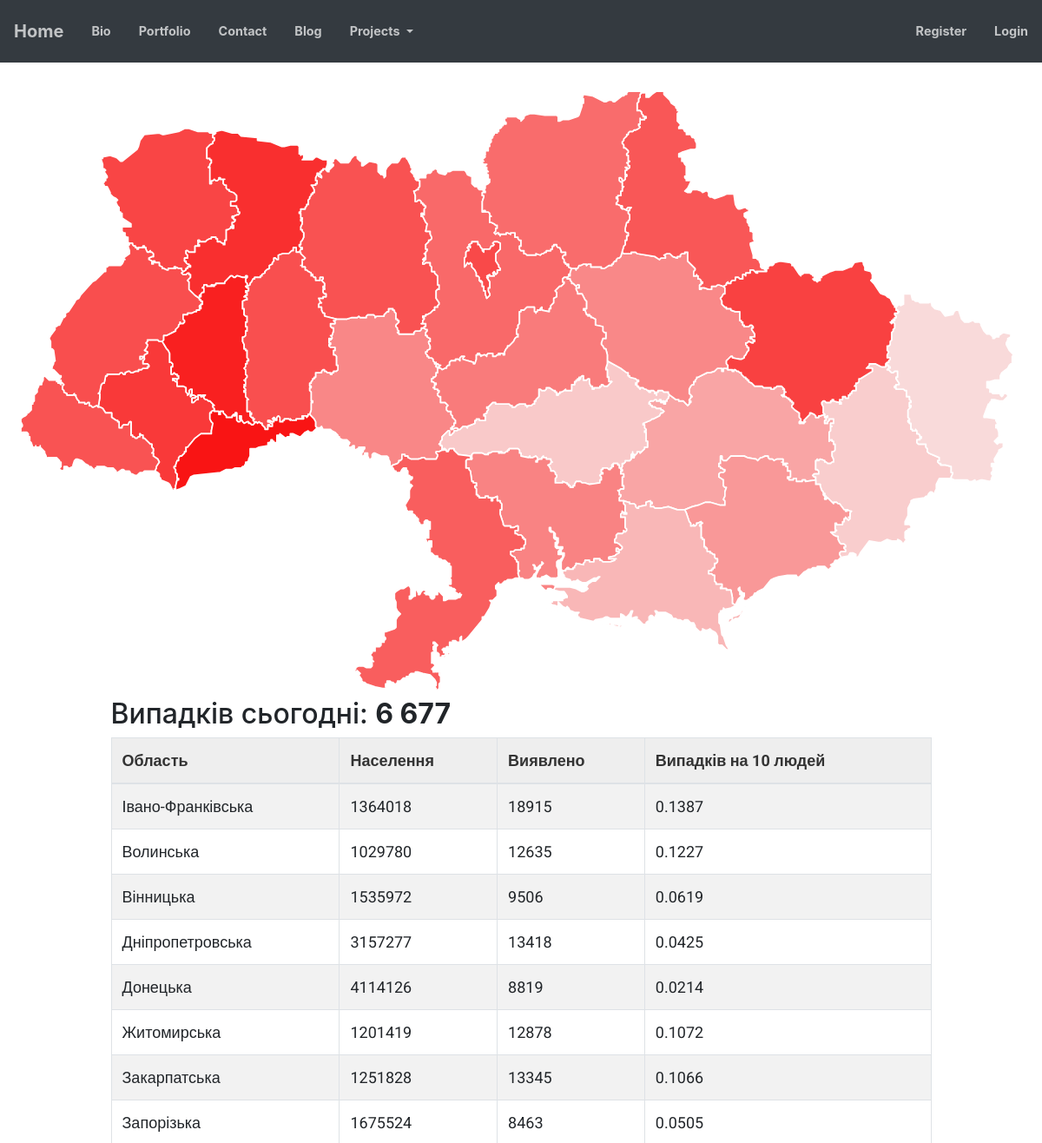
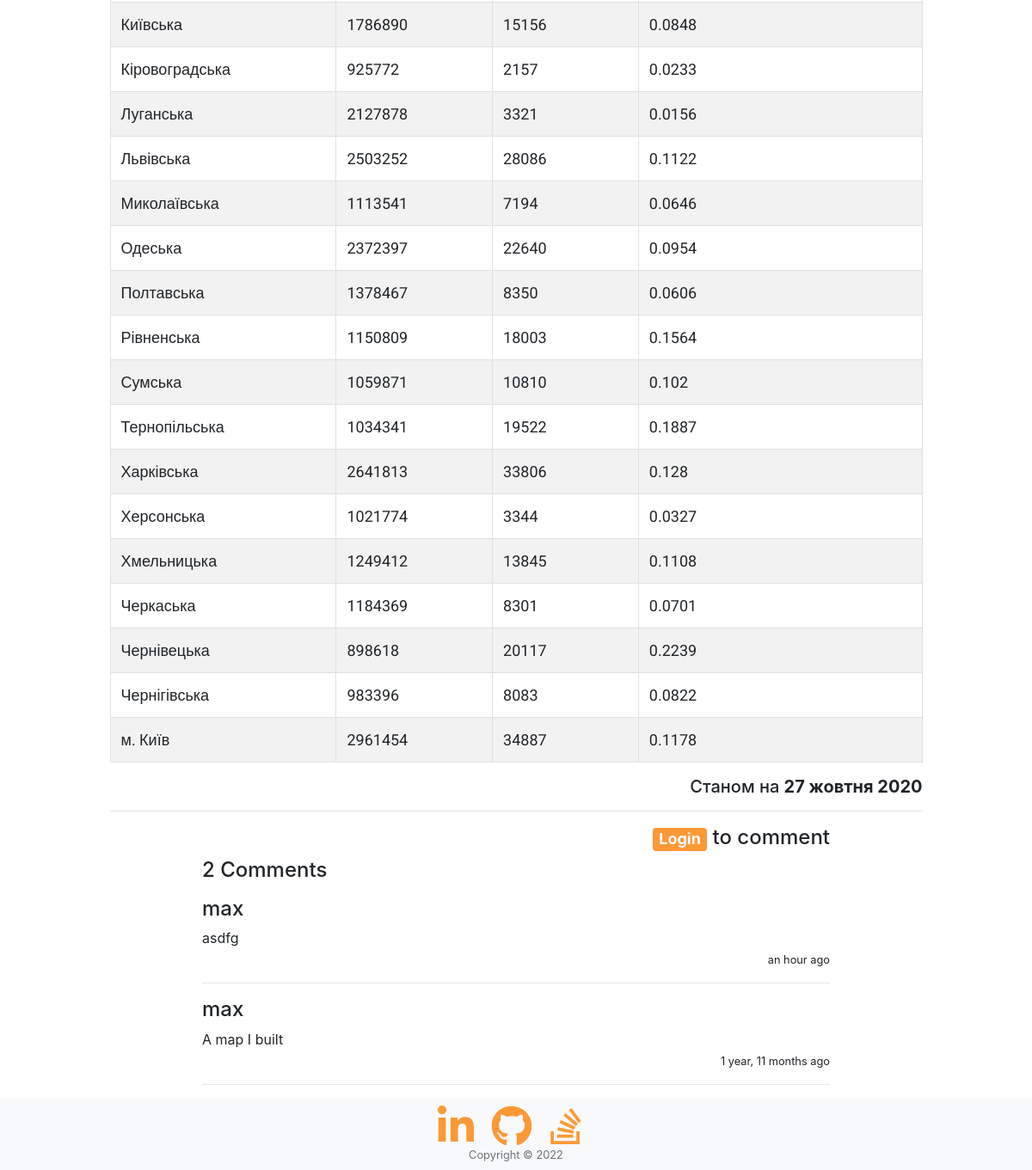
/projects/map, run on the app's committed database (2 pictures, top to bottom).
### projects/models/map.py (models this page shows, shortened)
class Utility(models.Model):
    title = models.CharField(max_length=100)
    value = models.CharField(max_length=20)

class CasesToday(models.Model):
    region = models.ForeignKey('Population', on_delete=models.CASCADE, null=True)
    cases = models.IntegerField()
    indx = models.FloatField(null=True)
    color = models.FloatField(null=True)

class Population(models.Model):
    region = models.CharField(max_length=100)
    population = models.IntegerField()

class MapComment(models.Model):
    text = models.TextField(
        validators=[MinLengthValidator(3, "Comment must be greater than 3 characters")]
    )
    owner = models.ForeignKey(settings.AUTH_USER_MODEL, on_delete=models.CASCADE)
    created_at = models.DateTimeField(auto_now_add=True)
    updated_at = models.DateTimeField(auto_now=True)

### projects/views.py (the view)
# urls.py: path('map', views.MapView.as_view(), name='map'),
class MapView(OwnerDetailView):
    model = Map
    template_name = "map/map.html"
    def get(self, request, *args, **kwargs):
        comments = MapComment.objects.all().order_by('-updated_at')
        comment_form = CommentForm()
        population = Population.objects.all()
        casestoday = CasesToday.objects.all()
        util = Utility.objects.all()
        map = Map.objects.all()
        context = {
            'comments': comments,
            'comment_count': len(comments),
            'comment_form': comment_form,
            'population': population,
            'cases': casestoday,
            'util': util,
            'map': map,
            'comment_create_link': 'projects:map_comment_create',
            'comment_delete_link': 'projects:map_comment_delete',
            'login_redirect_link': 'projects:map',
        }
        return render(request, self.template_name, context)

### home/context_processors.py (called while the page is built)
def settings(request):
    return {
        'settings': django_settings,
    }

### home/templates/map/map.html (shortened to what this page needs)
{% extends "project.html" %}
{% load humanize %}
{% block content %}
<div class="main">
    <div class="svg-container">
        <svg viewBox="0 0 700 410">
            {% for region in map %}
            <path
                comment="{{ region.region.region }}"
                stroke="#ffffff"
                stroke-opacity="NaN"
                stroke-width="1"
                stroke-linecap="round"
                stroke-linejoin="round"
                fill="rgb(249, {{ region.cases.color }}, {{ region.cases.color }})"
                d="{{ region.data }}"
            ></path>
            {% endfor %}
        </svg>
    </div>
    <div class="data">
        <div class="row">
            <div class="col"></div>
            <div class="col-xs-auto col-lg-10">
                <h2>Випадків сьогодні: <b>{{ util.1.value }}</b></h2>
                <table class="table table-striped table-bordered">
                    <thead>
                        <tr>
                            <th>
                                <span>Область</span>
                            </th>
                            <th>
                                <span>Населення</span>
                            </th>
                            <th>
                                <span>Виявлено</span>
                            </th>
                            <th>
                                <span>Випадків на {{ util.2.value }} людей</span>
                            </th>
                        </tr>
                    </thead>
                    <tbody>
                        {% for i in cases %}
                        <tr>
                            <td><span>{{ i.region.region }}</td>
                            <td><span>{{ i.region.population }}</td>
                            <td><span>{{ i.cases }}</td>
                            <td><span>{{ i.indx }}</td>
                        {% endfor %}
                    </tbody>
                </table>
                <h5 class="text-right">Станом на <b>{{ util.0.value }}</b></h5>
                <hr/>
            </div>
        <div class="col"></div>
        </div>
    </div>
</div>
{% endblock %}

### home/templates/project.html (shortened to what this page needs)
{% extends "base_footer.html" %}
{% load humanize %}
{% block comment_block %}
<div class="container">
    <div class="row">
        <div class="col"></div>
            <div class="col-md-12 col-lg-8">
                <div class="comments">
                    {% if user.is_authenticated %}
                            {% load crispy_forms_tags %}
                    {% else %}
                        <h4 class="text-right"><a class="badge badge-primary" href="../accounts/login?next={% url login_redirect_link %}">Login</a> to comment</h4>
                    {% endif %}
                    <div class="page-header">
                        <h4>{{ comment_count }} Comments</h4>
                    </div>
                    {% for comment in comments %}
                        <p>
                            <h4 class="media-heading user_name">{{ comment.owner }}</h4>
                            <div class ="text">
                                {{ comment.text }}
                            </div>
                            <p class="text-right"><small>{{ comment.updated_at|naturaltime }}</small></p>
                        </p>
                        <hr/>
                    {% endfor %}
                    </div>
                </div>
        <div class="col"></div>
    </div>
</div>
{% endblock %}

### home/templates/base_bootstrap.html (style rules this page uses)
.main { position: relative; top:100px; margin-bottom: 100px; }

### home/templates/map/map.html (style rules this page uses)
th { background-color: rgb(238, 238, 238); color: rgb(51, 51, 51); font-size: 18px; font-weight: 700; font-family: Roboto, sans-serif; background-position: initial initial; background-repeat: initial initial; }
td { font-size: 18px; }
td span { font-family: Roboto, sans-serif; }
.data { width: 95%; margin: auto; }
.text { overflow-wrap: break-word; }

### data on the page
Utility: value "6 677"
Utility: value "10"
CasesToday: region.region "Івано-Франківська", region.population "1364018", cases "18915", indx "0.1387"
CasesToday: region.region "Волинська", region.population "1029780", cases "12635", indx "0.1227"
CasesToday: region.region "Вінницька", region.population "1535972", cases "9506", indx "0.0619"
CasesToday: region.region "Дніпропетровська", region.population "3157277", cases "13418", indx "0.0425"
CasesToday: region.region "Донецька", region.population "4114126", cases "8819", indx "0.0214"
CasesToday: region.region "Житомирська", region.population "1201419", cases "12878", indx "0.1072"
CasesToday: region.region "Закарпатська", region.population "1251828", cases "13345", indx "0.1066"
CasesToday: region.region "Запорізька", region.population "1675524", cases "8463", indx "0.0505"
CasesToday: region.region "Київська", region.population "1786890", cases "15156", indx "0.0848"
CasesToday: region.region "Кіровоградська", region.population "925772", cases "2157", indx "0.0233"
CasesToday: region.region "Луганська", region.population "2127878", cases "3321", indx "0.0156"
CasesToday: region.region "Львівська", region.population "2503252", cases "28086", indx "0.1122"
CasesToday: region.region "Миколаївська", region.population "1113541", cases "7194", indx "0.0646"
CasesToday: region.region "Одеська", region.population "2372397", cases "22640", indx "0.0954"
CasesToday: region.region "Полтавська", region.population "1378467", cases "8350", indx "0.0606"
CasesToday: region.region "Рівненська", region.population "1150809", cases "18003", indx "0.1564"
CasesToday: region.region "Сумська", region.population "1059871", cases "10810", indx "0.102"
CasesToday: region.region "Тернопільська", region.population "1034341", cases "19522", indx "0.1887"
CasesToday: region.region "Харківська", region.population "2641813", cases "33806", indx "0.128"
CasesToday: region.region "Херсонська", region.population "1021774", cases "3344", indx "0.0327"
CasesToday: region.region "Хмельницька", region.population "1249412", cases "13845", indx "0.1108"
CasesToday: region.region "Черкаська", region.population "1184369", cases "8301", indx "0.0701"
CasesToday: region.region "Чернівецька", region.population "898618", cases "20117", indx "0.2239"
CasesToday: region.region "Чернігівська", region.population "983396", cases "8083", indx "0.0822"
CasesToday: region.region "м. Київ", region.population "2961454", cases "34887", indx "0.1178"
Utility: value "27 жовтня 2020"
MapComment: owner "max", text "asdfg", updated_at "an hour ago"
MapComment: owner "max", text "A map I built", updated_at "1 year, 11 months ago"

### other printed values
{{ comment_count }} "2"
